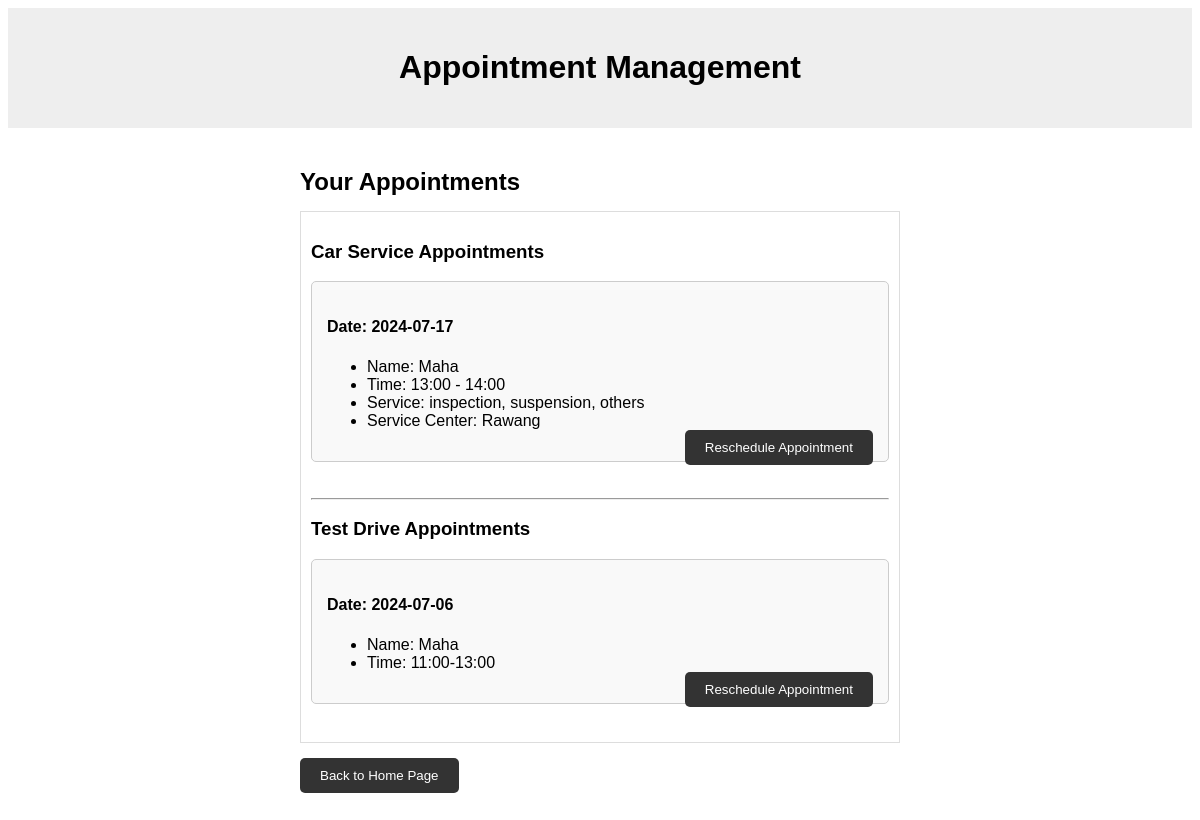
Page /CustAppointment.php (signed in) on the committed database.
### tables this page shows
CREATE TABLE `carserviceapp` (
  `serviceId` int(10) UNSIGNED NOT NULL,
  `email` varchar(50) NOT NULL,
  `name` varchar(255) NOT NULL,
  `phoneNumber` varchar(20) NOT NULL,
  `carPlateNo` varchar(20) NOT NULL,
  `carBrand` varchar(20) NOT NULL,
  `carModel` varchar(20) NOT NULL,
  `carYear` int(11) NOT NULL,
  `services` varchar(255) NOT NULL,
  `remark` varchar(255) DEFAULT NULL,
  `serviceCenter` enum('Rawang','Puncak Alam') NOT NULL,
  `appointmentDate` date NOT NULL,
  `appointmentTime` varchar(20) NOT NULL,
  `status` enum('Pending','Resolved') NOT NULL
);

CREATE TABLE `testdriveapp` (
  `testDriveId` int(10) UNSIGNED NOT NULL,
  `name` varchar(255) NOT NULL,
  `phoneNumber` varchar(20) NOT NULL,
  `appointmentDate` date NOT NULL,
  `appointmentTime` varchar(20) NOT NULL
);

### CustAppointment.php (the view, shortened to what this page needs)
<?php
$servername = "localhost";
$username = "root";
$password = "";
$dbname = "project2";
$conn = new mysqli($servername, $username, $password, $dbname);
$username = $_SESSION['username'];
$phoneQuery = "SELECT phoneNumber FROM login WHERE username = ?";
$stmt = $conn->prepare($phoneQuery);
$stmt->bind_param("s", $username);
$stmt->execute();
$result = $stmt->get_result();
$user = $result->fetch_assoc();
$phoneNumber = $user['phoneNumber'];
$carServiceQuery = "SELECT serviceId, name, appointmentDate, appointmentTime, services, serviceCenter FROM carserviceapp WHERE phoneNumber = ?";
$testDriveQuery = "SELECT testDriveId, name, appointmentDate, appointmentTime FROM testdriveapp WHERE phoneNumber = ?";
$stmt1 = $conn->prepare($carServiceQuery);
$stmt1->bind_param("s", $phoneNumber);
$stmt1->execute();
$carServiceAppointments = $stmt1->get_result();
$stmt2 = $conn->prepare($testDriveQuery);
$stmt2->bind_param("s", $phoneNumber);
$stmt2->execute();
$testDriveAppointments = $stmt2->get_result();
?>
<!DOCTYPE html>
<html lang="en">
<head>
    <link rel="stylesheet" href="appoint.css">
</head>
<body>
    <header>
        <h1>Appointment Management</h1>
    </header>
    <main>
        <h2>Your Appointments</h2>
        <div id="appointments">
            <?php
            if ($carServiceAppointments->num_rows > 0) {
                echo "<h3>Car Service Appointments</h3>";
                while ($row = $carServiceAppointments->fetch_assoc()) {
                    echo "<div class='appointment' data-type='carService' data-id='" . htmlspecialchars($row['serviceId']) . "'>";
                    echo "<h4>Date: " . htmlspecialchars($row['appointmentDate']) . "</h4>";
                    echo "<ul>";
                    echo "<li>Name: " . htmlspecialchars($row['name']) . "</li>";
                    echo "<li>Time: " . htmlspecialchars($row['appointmentTime']) . "</li>";
                    echo "<li>Service: " . htmlspecialchars($row['services']) . "</li>";
                    echo "<li>Service Center: " . htmlspecialchars($row['serviceCenter']) . "</li>";
                    echo "<button id='reschedule-button'style='float: right';>Reschedule Appointment</button>";
                    echo "</ul>";
                    echo "</div>";
                    echo "<br>";
                }
            }
            echo "<hr>";
            if ($testDriveAppointments->num_rows > 0) {
                echo "<h3>Test Drive Appointments</h3>";
                while ($row = $testDriveAppointments->fetch_assoc()) {
                    echo "<div class='appointment' data-type='testDrive' data-id='" . $row['testDriveId'] . "'>";
                    echo "<h4>Date: " . htmlspecialchars($row['appointmentDate']) . "</h4>";
                    echo "<ul>";
                    echo "<li>Name: " . htmlspecialchars($row['name']) . "</li>";
                    echo "<li>Time: " . htmlspecialchars($row['appointmentTime']) . "</li>";
                    echo "<button id='reschedule-button'style='float: right';>Reschedule Appointment</button>";
                    echo "</div>";
                    echo "<br>";
                }
            }
            ?>
        </div>
        <button id="reschedule-button" onclick="window.location.href='index.php'" style="float: left;">Back to Home Page</button><br><br>
    </main>
</body>
</html>

### appoint.css (style rules this page uses)
body { font-family: sans-serif; }
header { text-align: center; padding: 20px; background-color: #eee; }
main { padding: 20px; margin: 0 auto; max-width: 600px; }
h2 { margin-bottom: 15px; }
#appointments { border: 1px solid #ddd; padding: 10px; margin-bottom: 15px; }
.appointment { margin-bottom: 10px; padding: 10px; border-bottom: 1px solid #eee; }
#reschedule-button { background-color: #333; color: #fff; padding: 10px 20px; border: none; border-radius: 5px; cursor: pointer; }

### CustAppointment.php (style rules this page uses)
.appointment { border: 1px solid #ccc; border-radius: 5px; padding: 15px; margin: 10px 0; background-color: #f9f9f9; transition: box-shadow 0.3s; }

### rows in the picture
carserviceapp: appointmentDate "2024-07-17", name "Maha", appointmentTime "13:00 - 14:00", services "inspection, suspension, others", serviceCenter "Rawang"
testdriveapp: appointmentDate "2024-07-06", name "Maha", appointmentTime "11:00-13:00"
